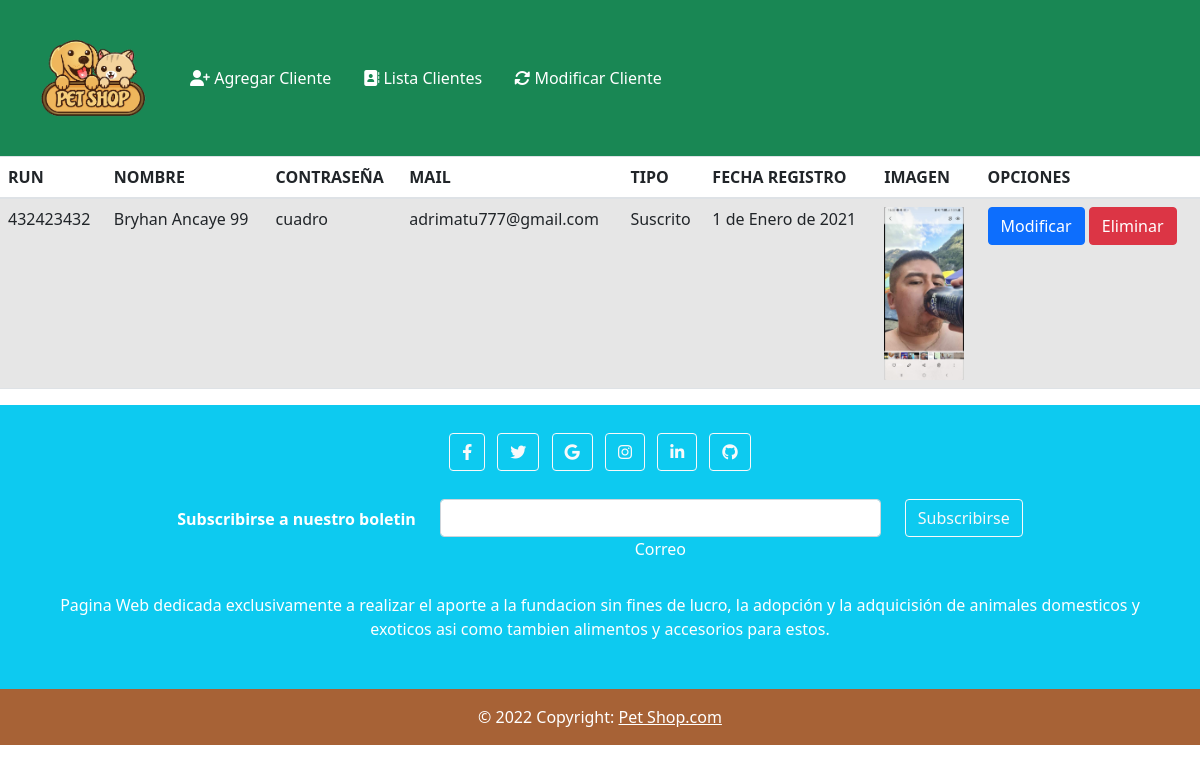
The page /listar_cliente/ on the database as committed earlier.
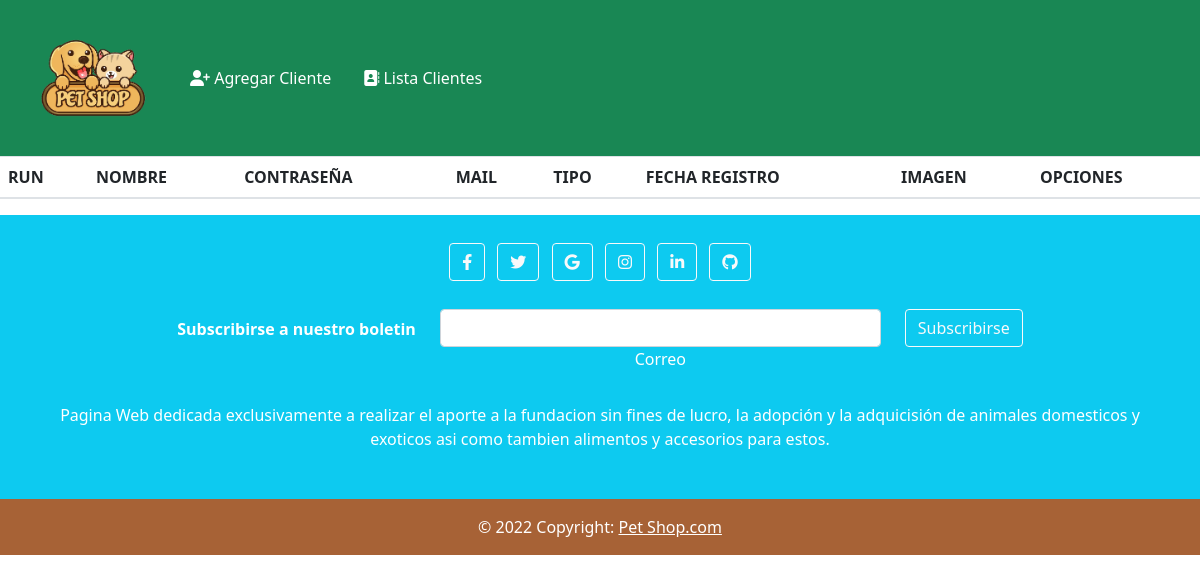
The same page on the database as committed later.
### app/models.py (models this page shows, shortened)
class Cliente(models.Model):
    run = models.CharField(null=False,primary_key=True,max_length=9)
    nombre = models.CharField(max_length=20)
    contraseña = models.CharField(max_length=20)
    mail = models.CharField(max_length=35)
    tipo = models.ForeignKey(TipoCliente,on_delete=models.CASCADE)
    imagen = models.ImageField(upload_to="clientes", null=True)
    fecha_registro = models.DateField()
    class Meta:
        db_table = 'db_cliente'

class TipoCliente(models.Model):
    tipo = models.CharField(max_length=20)
    def __str__(self):
        return self.tipo
    class Meta:
        db_table = 'db_tipo_cliente'

### app/views.py (the view)
# urls.py: path('listar_cliente/', listar_cliente ,name="listar_cliente"),
def listar_cliente(request):
    clientesAll = Cliente.objects.all()
    datos = {
        'listaCliente': clientesAll
    }
    return render(request,'app/clientes/listar_cliente.html',datos)

### app/templates/app/clientes/listar_cliente.html
{% extends 'app/modelocliente.html' %}
{% load static %}
{% block contenido %}
<table class="table table-striped table-condensed">
    <thead>
        <tr>
            <th>RUN</th>
            <th>NOMBRE</th>
            <th>CONTRASEÑA</th>
            <th>MAIL</th>
            <th>TIPO</th>
            <th>FECHA REGISTRO</th>
            <th>IMAGEN</th>
            <th>OPCIONES</th>
        </tr>
    </thead>
        <TBody>
            {% for aux in listaCliente %}
            <tr>
                <td>{{ aux.run }}</td>
                <td>{{ aux.nombre }}</td>
                <td>{{ aux.contraseña }}</td>
                <td>{{ aux.mail }}</td>
                <td>{{ aux.tipo }}</td>
                <td>{{ aux.fecha_registro }}</td>
                <td>
                    {% if aux.imagen %}
                    <img src="{{ aux.imagen.url }}" alt="" width="80">
                    {% endif %}
                </td>
                <td>
                    <a href="{% url 'modificar_cliente' aux.run%}" class="btn btn-primary">Modificar</a>
                    <a onclick="confirmDeletecli ({{ aux.run }})" class="btn btn-danger">Eliminar</a>
                </td>
            </tr>
            {% endfor %}
        </tbody>
</table>
{% endblock %}

### app/templates/app/modelocliente.html (shortened to what the changed rows need)
<!DOCTYPE html>
<html lang="en">
{%load static%}
<head>
    <link rel="stylesheet" href="{%static 'app/css/style.css' %} ">
    <link rel="stylesheet" href="https://cdnjs.cloudflare.com/ajax/libs/font-awesome/6.1.1/css/all.min.css">
    <link rel="stylesheet" href="https://cdn.jsdelivr.net/npm/bootstrap@4.6.1/dist/css/bootstrap.min.css">
    <link href="https://cdn.jsdelivr.net/npm/bootstrap@5.1.3/dist/css/bootstrap.min.css" rel="stylesheet">
    <link rel="stylesheet" href="https://cdnjs.cloudflare.com/ajax/libs/limonte-sweetalert2/11.4.8/sweetalert2.css"
 />
</head>
<body>
    <nav class="navbar navbar-expand-sm bg-success navbar-dark">
        <div class="container-fluid">
            <ul class="nav">
                <div>
                    {% for aux in listaCliente %}
                <li class="nav-item">
                    <a class="nav-link text-white" href="{% url 'modificar_cliente' aux.run%}" ><i class="fa-solid fa-rotate"></i> Modificar Cliente</a>
                </li>
                {% endfor %}
             </div>
            </ul>
        </div>
    </nav>
    {% block contenido %}{% endblock %}
</body>
</html>

Rows that differ between the two databases and show on the page:
removed Cliente: run "432423432", nombre "Bryhan Ancaye 99", contraseña "cuadro", mail "adrimatu777@gmail.com", tipo "Suscrito", fecha_registro "1 de Enero de 2021", imagen (picture)
